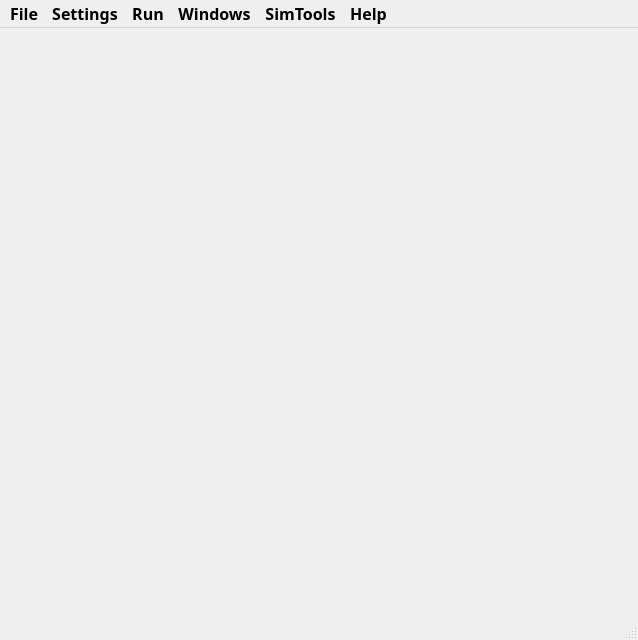
<?xml version="1.0" encoding="UTF-8"?>
<ui version="4.0">
 <class>MainWindow</class>
 <widget class="QMainWindow" name="MainWindow">
  <property name="geometry">
   <rect>
    <x>0</x>
    <y>0</y>
    <width>638</width>
    <height>640</height>
   </rect>
  </property>
  <property name="font">
   <font>
    <family>Fira Mono</family>
    <pointsize>14</pointsize>
    <bold>true</bold>
   </font>
  </property>
  <property name="windowTitle">
   <string>EPICpy v2020.1</string>
  </property>
  <widget class="QWidget" name="centralwidget">
   <property name="font">
    <font>
     <family>Fira Mono</family>
     <pointsize>12</pointsize>
     <bold>false</bold>
    </font>
   </property>
   <layout class="QGridLayout" name="gridLayout"/>
  </widget>
  <widget class="QMenuBar" name="menubar">
   <property name="geometry">
    <rect>
     <x>0</x>
     <y>0</y>
     <width>638</width>
     <height>27</height>
    </rect>
   </property>
   <property name="font">
    <font>
     <family>Fira Mono</family>
     <pointsize>12</pointsize>
     <bold>true</bold>
    </font>
   </property>
   <widget class="QMenu" name="menuFiles">
    <property name="font">
     <font>
      <family>Fira Mono</family>
      <pointsize>12</pointsize>
      <bold>true</bold>
     </font>
    </property>
    <property name="title">
     <string>File</string>
    </property>
    <addaction name="actionLoad_Device"/>
    <addaction name="actionCompile_Rules"/>
    <addaction name="actionRecompile_Rules"/>
    <addaction name="separator"/>
    <addaction name="actionLoad_Visual_Encoder"/>
    <addaction name="actionLoad_Auditory_Encoder"/>
    <addaction name="actionUnload_Visual_Encoder"/>
    <addaction name="actionUnload_Auditory_Encoder"/>
    <addaction name="separator"/>
    <addaction name="actionReload_Session"/>
    <addaction name="separator"/>
    <addaction name="actionRun_Simulation_Script"/>
    <addaction name="separator"/>
    <addaction name="actionExport_Normal_Output"/>
    <addaction name="actionExport_Trace_Output"/>
    <addaction name="actionExport_Stats_Output"/>
    <addaction name="separator"/>
    <addaction name="actionQuit"/>
   </widget>
   <widget class="QMenu" name="menuSettings">
    <property name="title">
     <string>Settings</string>
    </property>
    <widget class="QMenu" name="menuDarkMode">
     <property name="font">
      <font>
       <family>Fira Mono</family>
       <pointsize>12</pointsize>
       <bold>true</bold>
      </font>
     </property>
     <property name="title">
      <string>Dark Mode: Light</string>
     </property>
     <addaction name="actionLight"/>
     <addaction name="actionDark"/>
     <addaction name="actionAuto"/>
    </widget>
    <addaction name="actionTrace_Settings"/>
    <addaction name="actionDisplay_Controls"/>
    <addaction name="actionRule_Break_Settings"/>
    <addaction name="actionLogging"/>
    <addaction name="actionAudio_Settings"/>
    <addaction name="actionDevice_Options"/>
    <addaction name="actionEPICLib_Settings"/>
    <addaction name="separator"/>
    <addaction name="actionSound_Text_Settings"/>
    <addaction name="actionSet_Application_Font"/>
    <addaction name="menuDarkMode"/>
   </widget>
   <widget class="QMenu" name="menuRun">
    <property name="title">
     <string>Run</string>
    </property>
    <addaction name="actionRun_Settings"/>
    <addaction name="actionRunAll"/>
    <addaction name="actionRun_One_Step"/>
    <addaction name="actionPause"/>
    <addaction name="actionStop"/>
    <addaction name="separator"/>
    <addaction name="actionDelete_Datafile"/>
   </widget>
   <widget class="QMenu" name="menuHelp">
    <property name="title">
     <string>Help</string>
    </property>
    <widget class="QMenu" name="menuTests">
     <property name="font">
      <font>
       <family>Fira Mono</family>
       <pointsize>12</pointsize>
       <bold>true</bold>
      </font>
     </property>
     <property name="title">
      <string>Tests</string>
     </property>
     <addaction name="actionStandardRun"/>
     <addaction name="actionEncoderRun"/>
     <addaction name="actionAllRuns"/>
    </widget>
    <addaction name="actionAbout"/>
    <addaction name="actionHelp"/>
    <addaction name="separator"/>
    <addaction name="menuTests"/>
   </widget>
   <widget class="QMenu" name="menuWindows">
    <property name="title">
     <string>Windows</string>
    </property>
    <addaction name="actionShow_All"/>
    <addaction name="actionMinimize_All"/>
    <addaction name="actionShow_Trace_Window"/>
    <addaction name="actionShow_Stats_Window"/>
    <addaction name="actionShow_Visual_Views"/>
    <addaction name="actionShow_Auditory_Views"/>
    <addaction name="separator"/>
    <addaction name="actionClear_Output_Windows"/>
    <addaction name="separator"/>
    <addaction name="actionReset_Layout"/>
   </widget>
   <widget class="QMenu" name="menuTools">
    <property name="enabled">
     <bool>true</bool>
    </property>
    <property name="title">
     <string>SimTools</string>
    </property>
    <addaction name="actionSchematicTool"/>
    <addaction name="actionBrainTool"/>
    <addaction name="actionRuleFlowTool"/>
    <addaction name="actionProcessGraphTool"/>
   </widget>
   <addaction name="menuFiles"/>
   <addaction name="menuSettings"/>
   <addaction name="menuRun"/>
   <addaction name="menuWindows"/>
   <addaction name="menuTools"/>
   <addaction name="menuHelp"/>
  </widget>
  <widget class="QStatusBar" name="statusbar">
   <property name="font">
    <font>
     <family>Fira Mono</family>
     <pointsize>12</pointsize>
     <bold>false</bold>
    </font>
   </property>
  </widget>
  <action name="actionLoad_Device">
   <property name="text">
    <string>Load Device</string>
   </property>
   <property name="font">
    <font>
     <family>Fira Mono</family>
     <pointsize>12</pointsize>
     <bold>true</bold>
    </font>
   </property>
  </action>
  <action name="actionCompile_Rules">
   <property name="enabled">
    <bool>false</bool>
   </property>
   <property name="text">
    <string>Compile Rules</string>
   </property>
   <property name="font">
    <font>
     <family>Fira Mono</family>
     <pointsize>12</pointsize>
     <bold>true</bold>
    </font>
   </property>
  </action>
  <action name="actionRecompile_Rules">
   <property name="enabled">
    <bool>false</bool>
   </property>
   <property name="text">
    <string>Recompile Rules</string>
   </property>
   <property name="font">
    <font>
     <family>Fira Mono</family>
     <pointsize>12</pointsize>
    </font>
   </property>
  </action>
  <action name="actionQuit">
   <property name="text">
    <string>Quit</string>
   </property>
   <property name="font">
    <font>
     <family>Fira Mono</family>
     <pointsize>12</pointsize>
     <bold>true</bold>
    </font>
   </property>
  </action>
  <action name="actionRun_Settings">
   <property name="enabled">
    <bool>false</bool>
   </property>
   <property name="text">
    <string>Run Settings</string>
   </property>
   <property name="font">
    <font>
     <family>Fira Mono</family>
     <pointsize>12</pointsize>
    </font>
   </property>
  </action>
  <action name="actionDisplay_Controls">
   <property name="enabled">
    <bool>false</bool>
   </property>
   <property name="text">
    <string>Display Controls</string>
   </property>
   <property name="font">
    <font>
     <family>Fira Mono</family>
     <pointsize>12</pointsize>
     <bold>false</bold>
    </font>
   </property>
  </action>
  <action name="actionTrace_Settings">
   <property name="enabled">
    <bool>false</bool>
   </property>
   <property name="text">
    <string>Trace Settings</string>
   </property>
   <property name="font">
    <font>
     <family>Fira Mono</family>
     <pointsize>12</pointsize>
     <bold>false</bold>
    </font>
   </property>
  </action>
  <action name="actionRule_Break_Settings">
   <property name="enabled">
    <bool>false</bool>
   </property>
   <property name="text">
    <string>Rule Break Settings</string>
   </property>
   <property name="font">
    <font>
     <family>Fira Mono</family>
     <pointsize>12</pointsize>
    </font>
   </property>
  </action>
  <action name="actionRun">
   <property name="text">
    <string>Run</string>
   </property>
  </action>
  <action name="actionRunAll">
   <property name="enabled">
    <bool>false</bool>
   </property>
   <property name="text">
    <string>Run</string>
   </property>
   <property name="font">
    <font>
     <family>Fira Mono</family>
     <pointsize>12</pointsize>
    </font>
   </property>
  </action>
  <action name="actionStop">
   <property name="enabled">
    <bool>false</bool>
   </property>
   <property name="text">
    <string>Stop</string>
   </property>
   <property name="font">
    <font>
     <family>Fira Mono</family>
     <pointsize>12</pointsize>
    </font>
   </property>
  </action>
  <action name="actionAbout">
   <property name="text">
    <string>About</string>
   </property>
   <property name="font">
    <font>
     <family>Fira Mono</family>
     <pointsize>12</pointsize>
    </font>
   </property>
  </action>
  <action name="actionHelp">
   <property name="text">
    <string>Help</string>
   </property>
   <property name="font">
    <font>
     <family>Fira Mono</family>
     <pointsize>12</pointsize>
    </font>
   </property>
  </action>
  <action name="actionPause">
   <property name="enabled">
    <bool>false</bool>
   </property>
   <property name="text">
    <string>Pause</string>
   </property>
   <property name="font">
    <font>
     <family>Fira Mono</family>
     <pointsize>12</pointsize>
    </font>
   </property>
  </action>
  <action name="actionLogging">
   <property name="enabled">
    <bool>false</bool>
   </property>
   <property name="text">
    <string>Logging</string>
   </property>
   <property name="font">
    <font>
     <family>Fira Mono</family>
     <pointsize>12</pointsize>
    </font>
   </property>
  </action>
  <action name="actionExport_Normal_Output">
   <property name="enabled">
    <bool>false</bool>
   </property>
   <property name="text">
    <string>Export Normal Output</string>
   </property>
   <property name="font">
    <font>
     <family>Fira Mono</family>
     <pointsize>12</pointsize>
    </font>
   </property>
  </action>
  <action name="actionExport_Trace_Output">
   <property name="enabled">
    <bool>false</bool>
   </property>
   <property name="text">
    <string>Export Trace Output</string>
   </property>
   <property name="font">
    <font>
     <family>Fira Mono</family>
     <pointsize>12</pointsize>
    </font>
   </property>
  </action>
  <action name="actionSave_Layout">
   <property name="text">
    <string>Save Layout</string>
   </property>
  </action>
  <action name="actionLoad_Layout">
   <property name="text">
    <string>Load Layout</string>
   </property>
  </action>
  <action name="actionReset_Layout">
   <property name="text">
    <string>Restore Default Layout</string>
   </property>
   <property name="font">
    <font>
     <family>Fira Mono</family>
     <pointsize>12</pointsize>
    </font>
   </property>
  </action>
  <action name="actionReload_Session">
   <property name="text">
    <string>Reload Last Session</string>
   </property>
   <property name="font">
    <font>
     <family>Fira Mono</family>
     <pointsize>12</pointsize>
     <bold>true</bold>
    </font>
   </property>
  </action>
  <action name="actionShow_Trace_Window">
   <property name="text">
    <string>Show Trace Window</string>
   </property>
   <property name="font">
    <font>
     <family>Fira Mono</family>
     <pointsize>12</pointsize>
    </font>
   </property>
  </action>
  <action name="actionShow_Visual_Views">
   <property name="text">
    <string>Show Visual Views</string>
   </property>
   <property name="font">
    <font>
     <family>Fira Mono</family>
     <pointsize>12</pointsize>
    </font>
   </property>
  </action>
  <action name="actionShow_Auditory_Views">
   <property name="enabled">
    <bool>true</bool>
   </property>
   <property name="text">
    <string>Show Auditory Views</string>
   </property>
   <property name="font">
    <font>
     <family>Fira Mono</family>
     <pointsize>12</pointsize>
    </font>
   </property>
  </action>
  <action name="actionShow_All">
   <property name="text">
    <string>Show All</string>
   </property>
   <property name="font">
    <font>
     <family>Fira Mono</family>
     <pointsize>12</pointsize>
    </font>
   </property>
  </action>
  <action name="actionClear_Output_Windows">
   <property name="text">
    <string>Clear Output Windows</string>
   </property>
   <property name="font">
    <font>
     <family>Fira Mono</family>
     <pointsize>12</pointsize>
    </font>
   </property>
  </action>
  <action name="actionAudio_Settings">
   <property name="enabled">
    <bool>false</bool>
   </property>
   <property name="text">
    <string>Audio Settings</string>
   </property>
   <property name="font">
    <font>
     <family>Fira Mono</family>
     <pointsize>12</pointsize>
    </font>
   </property>
   <property name="visible">
    <bool>false</bool>
   </property>
  </action>
  <action name="actionEPIC_CLI_Debug_Messages">
   <property name="checkable">
    <bool>true</bool>
   </property>
   <property name="text">
    <string>CLI and Device Debug Messages</string>
   </property>
  </action>
  <action name="actionFind">
   <property name="text">
    <string>Find</string>
   </property>
   <property name="font">
    <font>
     <family>Fira Mono</family>
     <pointsize>12</pointsize>
    </font>
   </property>
  </action>
  <action name="actionFindNext">
   <property name="text">
    <string>Find Next</string>
   </property>
   <property name="font">
    <font>
     <family>Fira Mono</family>
     <pointsize>12</pointsize>
    </font>
   </property>
  </action>
  <action name="actionFindPrevious">
   <property name="text">
    <string>Find Previous</string>
   </property>
   <property name="font">
    <font>
     <family>Fira Mono</family>
     <pointsize>12</pointsize>
    </font>
   </property>
  </action>
  <action name="actionRun_One_Step">
   <property name="enabled">
    <bool>false</bool>
   </property>
   <property name="text">
    <string>Run One Step</string>
   </property>
   <property name="font">
    <font>
     <family>Fira Mono</family>
     <pointsize>12</pointsize>
    </font>
   </property>
  </action>
  <action name="actionLoad_Visual_Encoder">
   <property name="enabled">
    <bool>false</bool>
   </property>
   <property name="text">
    <string>Load Visual Encoder</string>
   </property>
   <property name="font">
    <font>
     <family>Fira Mono</family>
     <pointsize>12</pointsize>
    </font>
   </property>
  </action>
  <action name="actionLoad_Auditory_Encoder">
   <property name="enabled">
    <bool>false</bool>
   </property>
   <property name="text">
    <string>Load Auditory Encoder</string>
   </property>
   <property name="font">
    <font>
     <family>Fira Mono</family>
     <pointsize>12</pointsize>
    </font>
   </property>
  </action>
  <action name="actionMinimize_All">
   <property name="text">
    <string>Minimize All</string>
   </property>
   <property name="font">
    <font>
     <family>Fira Mono</family>
     <pointsize>12</pointsize>
    </font>
   </property>
  </action>
  <action name="actionDevice_Options">
   <property name="text">
    <string>Device Options</string>
   </property>
   <property name="font">
    <font>
     <family>Fira Mono</family>
     <pointsize>12</pointsize>
    </font>
   </property>
  </action>
  <action name="actionEPICLib_Settings">
   <property name="text">
    <string>EPICLib Settings</string>
   </property>
   <property name="font">
    <font>
     <family>Fira Mono</family>
     <pointsize>12</pointsize>
    </font>
   </property>
  </action>
  <action name="actionSet_Application_Font">
   <property name="text">
    <string>Set Application Font</string>
   </property>
   <property name="font">
    <font>
     <family>Fira Mono</family>
     <pointsize>12</pointsize>
    </font>
   </property>
  </action>
  <action name="actionShow_Stats_Window">
   <property name="text">
    <string>Show Stats Window</string>
   </property>
   <property name="font">
    <font>
     <family>Fira Mono</family>
     <pointsize>12</pointsize>
    </font>
   </property>
  </action>
  <action name="actionSound_Text_Settings">
   <property name="text">
    <string>Sound Text Settings</string>
   </property>
   <property name="font">
    <font>
     <family>Fira Mono</family>
     <pointsize>12</pointsize>
    </font>
   </property>
  </action>
  <action name="actionExport_Stats_Output">
   <property name="enabled">
    <bool>false</bool>
   </property>
   <property name="text">
    <string>Export Stats Output</string>
   </property>
   <property name="font">
    <font>
     <family>Fira Mono</family>
     <pointsize>12</pointsize>
    </font>
   </property>
  </action>
  <action name="actionUnload_Visual_Encoder">
   <property name="enabled">
    <bool>false</bool>
   </property>
   <property name="text">
    <string>Unload Visual Encoder</string>
   </property>
   <property name="font">
    <font>
     <family>Fira Mono</family>
     <pointsize>12</pointsize>
    </font>
   </property>
  </action>
  <action name="actionUnload_Auditory_Encoder">
   <property name="enabled">
    <bool>false</bool>
   </property>
   <property name="text">
    <string>Unload Auditory Encoder</string>
   </property>
   <property name="font">
    <font>
     <family>Fira Mono</family>
     <pointsize>12</pointsize>
    </font>
   </property>
  </action>
  <action name="actionStandard_Run">
   <property name="text">
    <string>Standard Run</string>
   </property>
   <property name="font">
    <font>
     <family>Fira Mono</family>
     <pointsize>12</pointsize>
    </font>
   </property>
  </action>
  <action name="actionEncoder_Run">
   <property name="text">
    <string>Encoder Run</string>
   </property>
   <property name="font">
    <font>
     <family>Fira Mono</family>
     <pointsize>12</pointsize>
    </font>
   </property>
  </action>
  <action name="actionAll_Runs">
   <property name="text">
    <string>All Runs</string>
   </property>
   <property name="font">
    <font>
     <family>Fira Mono</family>
     <pointsize>12</pointsize>
    </font>
   </property>
  </action>
  <action name="actionDelete_Datafile">
   <property name="text">
    <string>Delete Datafile</string>
   </property>
   <property name="font">
    <font>
     <family>Fira Mono</family>
     <pointsize>12</pointsize>
    </font>
   </property>
  </action>
  <action name="actionText_Editor">
   <property name="text">
    <string>Text Editor: BUILT-IN</string>
   </property>
   <property name="font">
    <font>
     <family>Fira Mono</family>
     <pointsize>12</pointsize>
    </font>
   </property>
  </action>
  <action name="actionStandardRun">
   <property name="text">
    <string>Standard Run</string>
   </property>
   <property name="font">
    <font>
     <family>Fira Mono</family>
     <pointsize>12</pointsize>
    </font>
   </property>
  </action>
  <action name="actionEncoderRun">
   <property name="text">
    <string>Encoder Run</string>
   </property>
   <property name="font">
    <font>
     <family>Fira Mono</family>
     <pointsize>12</pointsize>
    </font>
   </property>
  </action>
  <action name="actionAllRuns">
   <property name="text">
    <string>All Runs</string>
   </property>
   <property name="font">
    <font>
     <family>Fira Mono</family>
     <pointsize>12</pointsize>
    </font>
   </property>
  </action>
  <action name="actionRun_Simulation_Script">
   <property name="text">
    <string>Run Simulation Script</string>
   </property>
   <property name="font">
    <font>
     <family>Fira Mono</family>
     <pointsize>12</pointsize>
    </font>
   </property>
  </action>
  <action name="actionLight">
   <property name="text">
    <string>Light</string>
   </property>
   <property name="font">
    <font>
     <family>Fira Mono</family>
     <pointsize>12</pointsize>
    </font>
   </property>
  </action>
  <action name="actionDark">
   <property name="text">
    <string>Dark</string>
   </property>
   <property name="font">
    <font>
     <family>Fira Mono</family>
     <pointsize>12</pointsize>
    </font>
   </property>
  </action>
  <action name="actionAuto">
   <property name="text">
    <string>Auto</string>
   </property>
   <property name="font">
    <font>
     <family>Fira Mono</family>
     <pointsize>12</pointsize>
    </font>
   </property>
  </action>
  <action name="actionRuleFlowTool">
   <property name="enabled">
    <bool>false</bool>
   </property>
   <property name="text">
    <string>RuleFlow</string>
   </property>
  </action>
  <action name="actionSchematicTool">
   <property name="enabled">
    <bool>false</bool>
   </property>
   <property name="text">
    <string>Schematic</string>
   </property>
  </action>
  <action name="actionProcessGraphTool">
   <property name="enabled">
    <bool>false</bool>
   </property>
   <property name="text">
    <string>ProcessGraph</string>
   </property>
  </action>
  <action name="actionBrainTool">
   <property name="enabled">
    <bool>false</bool>
   </property>
   <property name="text">
    <string>Brain</string>
   </property>
  </action>
 </widget>
 <resources/>
 <connections/>
</ui>
